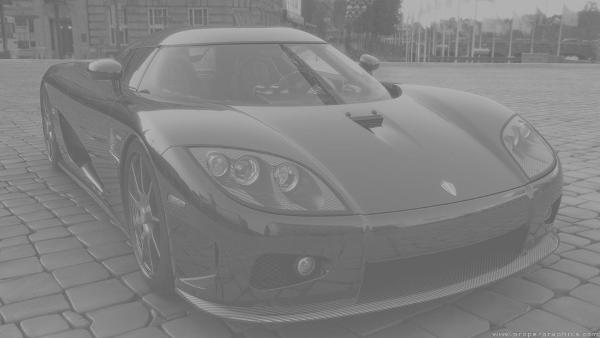
#> input picture img/car.jpg, 600 x 338 px, found by its file name
$ python laplacian.py   (older library calls are emulated)
#> lines starting #> are read from the running program, lines starting #| are printed output that depends on the picture
import cv2
import numpy as np
import argparse
from matplotlib import pyplot as plt


# 拉普拉斯实现图像锐化
def laplacian_sharpening(img, K, K_size=3):
#> called with K_size = 3
    H, W = img.shape
#> H = 338; W = 600
    pad = K_size // 2
    out = np.zeros((H + pad * 2, W + pad * 2), dtype=np.float)
    out[pad: pad + H, pad: pad + W] = img.copy().astype(np.float)
    tmp = out.copy()
    for y in range(H):
        for x in range(W):
            out[pad + y, pad + x] = (-1) * np.sum(K * (tmp[y: y + K_size, x: x + K_size])) + tmp[pad + y, pad + x]
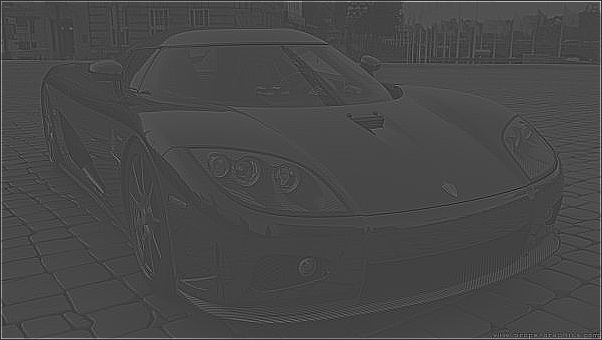
#> out: shape (340, 602) float64; min -234, max 1054, mean 131.2; drawn with min black and max white
    out = np.clip(out, 0, 255)
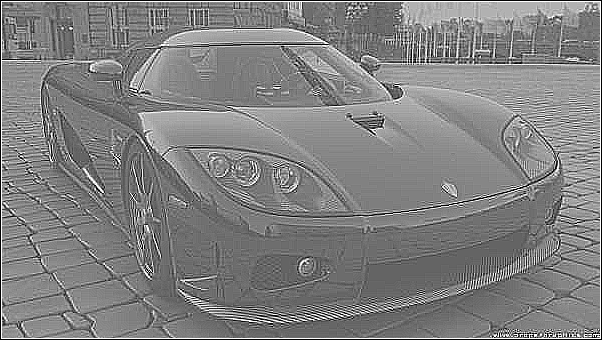
#> out: shape (340, 602) float64; min 0, max 255, mean 128.5
    out = out[pad: pad + H, pad: pad + W].astype(np.uint8)
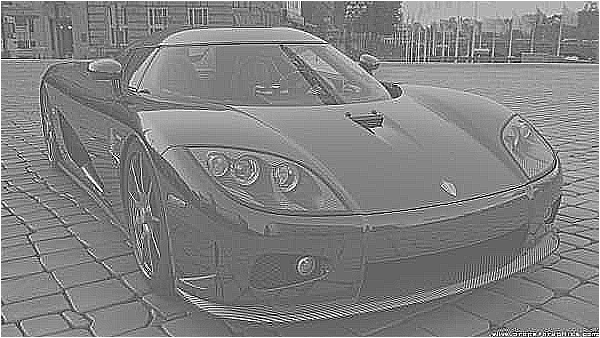
#> out: shape (338, 600); min 0, max 255, mean 129.7
    return out

if __name__ == '__main__':
    parser = argparse.ArgumentParser()
    parser.add_argument("--img", type=str, default=r"img\car.jpg")
    parser.add_argument("--mode", type=str, default="edge")
    hp = parser.parse_args()

    if hp.mode == 'sharp':
        img = cv2.imread(hp.img, 0).astype(np.float)
        plt.imshow(img, cmap='Greys')
        K =  [[0,1,0],[1,-4,1],[0,1,0]]
        out = laplacian_sharpening(img, K)
        plt.imshow(out, cmap='Greys')
        cv2.imwrite(r"result\\Lap\\sharp\\"+hp.img.split('\\')[-1], out)
        plt.show()
    elif hp.mode == 'edge':
        img = cv2.imread(hp.img, 0).astype(np.float)
        plt.imshow(img, cmap='Greys')
        K = [[1,1,1],[1,-8,1],[1,1,1]]
        out = laplacian_sharpening(img, K)
        plt.imshow(out, cmap='Greys')
        cv2.imwrite(r"result\\Lap\\edge\\" + hp.img.split('\\')[-1], out)
        plt.show()
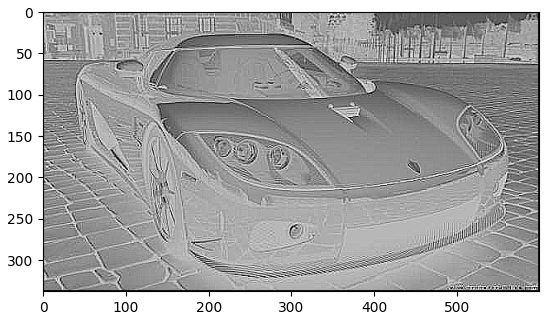
#> figure drawn by matplotlib, 1 panel
